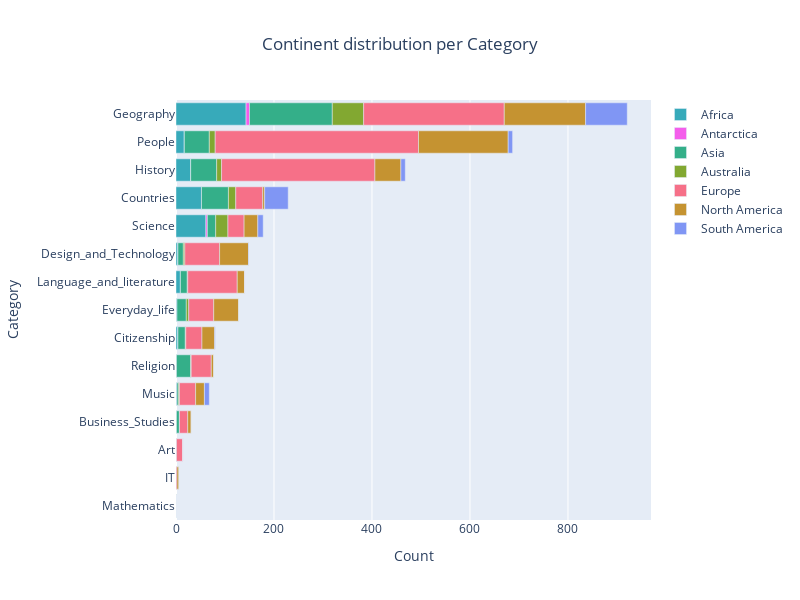
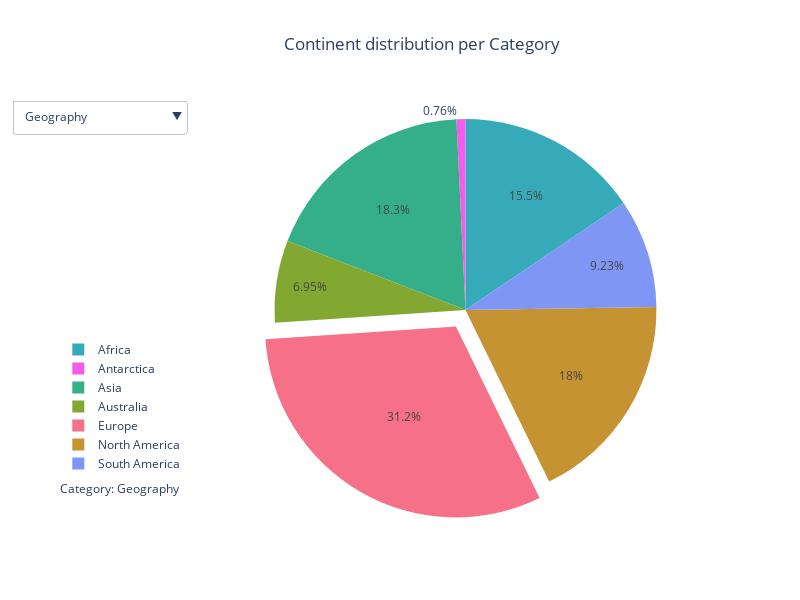

The notebook cell saved with these charts, in order:
### Markdown cell above
## Plot 2: Continent Distribution per Category

This visualization explores the distribution of articles across different continents within various categories. The bar chart provides an overview of the article count per category, while the interactive pie chart allows users to select specific categories.

### Code cell
fig_name = "articles_count_per_category"
fig_title = "Continent distribution per Category"
fig_xlabel = "Article Count"
fig_ylabel = "Category"


categories_sorted = df_continents_categories_counts.sum(axis="index").sort_values().index

fig = px.bar(
    df_continents_categories_counts.T.loc[categories_sorted],
    orientation ="h",
    title=fig_title,
    color_discrete_sequence=[continents_colors_int[continent] for continent in df_continents_categories_counts.index],
)

fig.update_xaxes(title_text="Count")
fig.update_yaxes(title_text="Category")

fig.update_layout(
    legend_title_text="",
    title_x=0.5,
    width=FIGURE_WIDTH,
    height=FIGURE_HEIGHT    
)
fig.write_html(os.path.join(PLOTS_PATH_HTML, f"{fig_name}_bar.html"))
fig.write_image(os.path.join(PLOTS_PATH_PX, f"{fig_name}_bar.png"))
fig.show()


fig = go.Figure()

annotations = {}
buttons = []
visible = True
mask = [False] * len(categories_sorted)
max_name_len = max(len(name) for name in continents)
for category_idx, category in enumerate(reversed(categories_sorted)):
    category_data = df_continents_categories_counts[category]
    category_data = category_data[category_data > 0]

    category_name = category.replace("_", " ")
    labels = [f"{name : <{max_name_len}}" for name in category_data.index]

    pull = np.zeros_like(category_data.index) + 0.1 * (category_data.index == EUROPE_LABEL)
    fig.add_trace(go.Pie(
        labels=labels,
        values=category_data.values,
        pull=pull.tolist(),
        marker_colors=[continents_colors_int[continent] for continent in category_data.index],
        visible=visible,
        name=category_name,
        sort=False
    ))

    annotation = dict(
        text=f"Category: {category_name}",
        x=-0.3,
        y=0.05,
        xanchor="left",
        showarrow=False
    )
    if visible:
        fig.add_annotation(annotation)

    mask[category_idx] = True
    buttons.append(dict(
        label=category_name,
        method="update",
        args=[
            {"visible": list(mask)},
            {"title": fig_title, "annotations": [annotation]}
        ]
    ))
    mask[category_idx] = False
    visible=False

fig.update_layout(
    title_text=fig_title,
    title_x=0.7,
    width=FIGURE_WIDTH,
    height=FIGURE_HEIGHT,
    legend=dict(
        x=-0.3,
        y=0.1
    )
)


fig.update_layout(
    updatemenus=[
        dict(
            active=0,
            buttons=buttons
        )
    ]
)

fig.write_html(os.path.join(PLOTS_PATH_HTML, f"{fig_name}_pie.html"))
fig.write_image(os.path.join(PLOTS_PATH_PX, f"{fig_name}_pie.png"))
fig.show()

### Figure 1 — Plotly figure (JSON) as saved in the notebook; plotly's stock layout.template omitted (floating-point values rounded to 4 significant figures)
{"data": [{"alignmentgroup": "True", "hovertemplate": "continent=Africa<br>value=%{x}<br>categoryMain=%{y}<extra></extra>", "legendgroup": "Africa", "marker": {"color": "#37aaba", "pattern": {"shape": ""}}, "name": "Africa", "offsetgroup": "Africa", "orientation": "h", "showlegend": true, "textposition": "auto", "type": "bar", "x": [0, 0, 0, 1, 2, 1, 4, 2, 9, 4, 61, 52, 30, 17, 143], "xaxis": "x", "y": ["Mathematics", "IT", "Art", "Business_Studies", "Music", "Religion", "Citizenship", "Everyday_life", "Language_and_literature", "Design_and_Technology", "Science", "Countries", "History", "People", "Geography"], "yaxis": "y"}, {"alignmentgroup": "True", "hovertemplate": "continent=Antarctica<br>value=%{x}<br>categoryMain=%{y}<extra></extra>", "legendgroup": "Antarctica", "marker": {"color": "#f45deb", "pattern": {"shape": ""}}, "name": "Antarctica", "offsetgroup": "Antarctica", "orientation": "h", "showlegend": true, "textposition": "auto", "type": "bar", "x": [0, 0, 0, 0, 0, 0, 0, 0, 0, 0, 3, 0, 0, 0, 7], "xaxis": "x", "y": ["Mathematics", "IT", "Art", "Business_Studies", "Music", "Religion", "Citizenship", "Everyday_life", "Language_and_literature", "Design_and_Technology", "Science", "Countries", "History", "People", "Geography"], "yaxis": "y"}, {"alignmentgroup": "True", "hovertemplate": "continent=Asia<br>value=%{x}<br>categoryMain=%{y}<extra></extra>", "legendgroup": "Asia", "marker": {"color": "#34af89", "pattern": {"shape": ""}}, "name": "Asia", "offsetgroup": "Asia", "orientation": "h", "showlegend": true, "textposition": "auto", "type": "bar", "x": [1, 0, 1, 6, 3, 29, 15, 19, 14, 11, 17, 55, 53, 51, 169], "xaxis": "x", "y": ["Mathematics", "IT", "Art", "Business_Studies", "Music", "Religion", "Citizenship", "Everyday_life", "Language_and_literature", "Design_and_Technology", "Science", "Countries", "History", "People", "Geography"], "yaxis": "y"}, {"alignmentgroup": "True", "hovertemplate": "continent=Australia<br>value=%{x}<br>categoryMain=%{y}<extra></extra>", "legendgroup": "Australia", "marker": {"color": "#82a831", "pattern": {"shape": ""}}, "name": "Australia", "offsetgroup": "Australia", "orientation": "h", "showlegend": true, "textposition": "auto", "type": "bar", "x": [0, 0, 0, 0, 2, 1, 1, 5, 1, 3, 25, 15, 10, 12, 64], "xaxis": "x", "y": ["Mathematics", "IT", "Art", "Business_Studies", "Music", "Religion", "Citizenship", "Everyday_life", "Language_and_literature", "Design_and_Technology", "Science", "Countries", "History", "People", "Geography"], "yaxis": "y"}, {"alignmentgroup": "True", "hovertemplate": "continent=Europe<br>value=%{x}<br>categoryMain=%{y}<extra></extra>", "legendgroup": "Europe", "marker": {"color": "#f67088", "pattern": {"shape": ""}}, "name": "Europe", "offsetgroup": "Europe", "orientation": "h", "showlegend": true, "textposition": "auto", "type": "bar", "x": [0, 2, 13, 17, 33, 41, 33, 51, 101, 71, 33, 55, 313, 415, 287], "xaxis": "x", "y": ["Mathematics", "IT", "Art", "Business_Studies", "Music", "Religion", "Citizenship", "Everyday_life", "Language_and_literature", "Design_and_Technology", "Science", "Countries", "History", "People", "Geography"], "yaxis": "y"}, {"alignmentgroup": "True", "hovertemplate": "continent=North America<br>value=%{x}<br>categoryMain=%{y}<extra></extra>", "legendgroup": "North America", "marker": {"color": "#c59331", "pattern": {"shape": ""}}, "name": "North America", "offsetgroup": "North America", "orientation": "h", "showlegend": true, "textposition": "auto", "type": "bar", "x": [0, 4, 0, 7, 18, 5, 26, 51, 15, 59, 28, 4, 53, 183, 166], "xaxis": "x", "y": ["Mathematics", "IT", "Art", "Business_Studies", "Music", "Religion", "Citizenship", "Everyday_life", "Language_and_literature", "Design_and_Technology", "Science", "Countries", "History", "People", "Geography"], "yaxis": "y"}, {"alignmentgroup": "True", "hovertemplate": "continent=South America<br>value=%{x}<br>categoryMain=%{y}<extra></extra>", "legendgroup": "South America", "marker": {"color": "#8096f4", "pattern": {"shape": ""}}, "name": "South America", "offsetgroup": "South America", "orientation": "h", "showlegend": true, "textposition": "auto", "type": "bar", "x": [0, 0, 0, 0, 10, 0, 1, 0, 0, 1, 11, 48, 9, 9, 85], "xaxis": "x", "y": ["Mathematics", "IT", "Art", "Business_Studies", "Music", "Religion", "Citizenship", "Everyday_life", "Language_and_literature", "Design_and_Technology", "Science", "Countries", "History", "People", "Geography"], "yaxis": "y"}], "layout": {"barmode": "relative", "height": 600, "legend": {"title": {"text": ""}, "tracegroupgap": 0}, "title": {"text": "Continent distribution per Category", "x": 0.5}, "width": 800, "xaxis": {"anchor": "y", "domain": [0, 1], "title": {"text": "Count"}}, "yaxis": {"anchor": "x", "domain": [0, 1], "title": {"text": "Category"}}}}

### Figure 2 — Plotly figure (JSON) as saved in the notebook; plotly's stock layout.template omitted (floating-point values rounded to 4 significant figures)
{"data": [{"labels": ["Africa       ", "Antarctica   ", "Asia         ", "Australia    ", "Europe       ", "North America", "South America"], "marker": {"colors": ["#37aaba", "#f45deb", "#34af89", "#82a831", "#f67088", "#c59331", "#8096f4"]}, "name": "Geography", "pull": [0, 0, 0, 0, 0.1, 0, 0], "sort": false, "type": "pie", "values": [143, 7, 169, 64, 287, 166, 85], "visible": true}, {"labels": ["Africa       ", "Asia         ", "Australia    ", "Europe       ", "North America", "South America"], "marker": {"colors": ["#37aaba", "#34af89", "#82a831", "#f67088", "#c59331", "#8096f4"]}, "name": "People", "pull": [0, 0, 0, 0.1, 0, 0], "sort": false, "type": "pie", "values": [17, 51, 12, 415, 183, 9], "visible": false}, {"labels": ["Africa       ", "Asia         ", "Australia    ", "Europe       ", "North America", "South America"], "marker": {"colors": ["#37aaba", "#34af89", "#82a831", "#f67088", "#c59331", "#8096f4"]}, "name": "History", "pull": [0, 0, 0, 0.1, 0, 0], "sort": false, "type": "pie", "values": [30, 53, 10, 313, 53, 9], "visible": false}, {"labels": ["Africa       ", "Asia         ", "Australia    ", "Europe       ", "North America", "South America"], "marker": {"colors": ["#37aaba", "#34af89", "#82a831", "#f67088", "#c59331", "#8096f4"]}, "name": "Countries", "pull": [0, 0, 0, 0.1, 0, 0], "sort": false, "type": "pie", "values": [52, 55, 15, 55, 4, 48], "visible": false}, {"labels": ["Africa       ", "Antarctica   ", "Asia         ", "Australia    ", "Europe       ", "North America", "South America"], "marker": {"colors": ["#37aaba", "#f45deb", "#34af89", "#82a831", "#f67088", "#c59331", "#8096f4"]}, "name": "Science", "pull": [0, 0, 0, 0, 0.1, 0, 0], "sort": false, "type": "pie", "values": [61, 3, 17, 25, 33, 28, 11], "visible": false}, {"labels": ["Africa       ", "Asia         ", "Australia    ", "Europe       ", "North America", "South America"], "marker": {"colors": ["#37aaba", "#34af89", "#82a831", "#f67088", "#c59331", "#8096f4"]}, "name": "Design and Technology", "pull": [0, 0, 0, 0.1, 0, 0], "sort": false, "type": "pie", "values": [4, 11, 3, 71, 59, 1], "visible": false}, {"labels": ["Africa       ", "Asia         ", "Australia    ", "Europe       ", "North America"], "marker": {"colors": ["#37aaba", "#34af89", "#82a831", "#f67088", "#c59331"]}, "name": "Language and literature", "pull": [0, 0, 0, 0.1, 0], "sort": false, "type": "pie", "values": [9, 14, 1, 101, 15], "visible": false}, {"labels": ["Africa       ", "Asia         ", "Australia    ", "Europe       ", "North America"], "marker": {"colors": ["#37aaba", "#34af89", "#82a831", "#f67088", "#c59331"]}, "name": "Everyday life", "pull": [0, 0, 0, 0.1, 0], "sort": false, "type": "pie", "values": [2, 19, 5, 51, 51], "visible": false}, {"labels": ["Africa       ", "Asia         ", "Australia    ", "Europe       ", "North America", "South America"], "marker": {"colors": ["#37aaba", "#34af89", "#82a831", "#f67088", "#c59331", "#8096f4"]}, "name": "Citizenship", "pull": [0, 0, 0, 0.1, 0, 0], "sort": false, "type": "pie", "values": [4, 15, 1, 33, 26, 1], "visible": false}, {"labels": ["Africa       ", "Asia         ", "Australia    ", "Europe       ", "North America"], "marker": {"colors": ["#37aaba", "#34af89", "#82a831", "#f67088", "#c59331"]}, "name": "Religion", "pull": [0, 0, 0, 0.1, 0], "sort": false, "type": "pie", "values": [1, 29, 1, 41, 5], "visible": false}, {"labels": ["Africa       ", "Asia         ", "Australia    ", "Europe       ", "North America", "South America"], "marker": {"colors": ["#37aaba", "#34af89", "#82a831", "#f67088", "#c59331", "#8096f4"]}, "name": "Music", "pull": [0, 0, 0, 0.1, 0, 0], "sort": false, "type": "pie", "values": [2, 3, 2, 33, 18, 10], "visible": false}, {"labels": ["Africa       ", "Asia         ", "Europe       ", "North America"], "marker": {"colors": ["#37aaba", "#34af89", "#f67088", "#c59331"]}, "name": "Business Studies", "pull": [0, 0, 0.1, 0], "sort": false, "type": "pie", "values": [1, 6, 17, 7], "visible": false}, {"labels": ["Asia         ", "Europe       "], "marker": {"colors": ["#34af89", "#f67088"]}, "name": "Art", "pull": [0, 0.1], "sort": false, "type": "pie", "values": [1, 13], "visible": false}, {"labels": ["Europe       ", "North America"], "marker": {"colors": ["#f67088", "#c59331"]}, "name": "IT", "pull": [0.1, 0], "sort": false, "type": "pie", "values": [2, 4], "visible": false}, {"labels": ["Asia         "], "marker": {"colors": ["#34af89"]}, "name": "Mathematics", "pull": [0], "sort": false, "type": "pie", "values": [1], "visible": false}], "layout": {"annotations": [{"showarrow": false, "text": "Category: Geography", "x": -0.3, "xanchor": "left", "y": 0.05}], "height": 600, "legend": {"x": -0.3, "y": 0.1}, "title": {"text": "Continent distribution per Category", "x": 0.7}, "updatemenus": [{"active": 0, "buttons": [{"args": [{"visible": [true, false, false, false, false, false, false, false, false, false, false, false, false, false, false]}, {"annotations": [{"showarrow": false, "text": "Category: Geography", "x": -0.3, "xanchor": "left", "y": 0.05}], "title": "Continent distribution per Category"}], "label": "Geography", "method": "update"}, {"args": [{"visible": [false, true, false, false, false, false, false, false, false, false, false, false, false, false, false]}, {"annotations": [{"showarrow": false, "text": "Category: People", "x": -0.3, "xanchor": "left", "y": 0.05}], "title": "Continent distribution per Category"}], "label": "People", "method": "update"}, {"args": [{"visible": [false, false, true, false, false, false, false, false, false, false, false, false, false, false, false]}, {"annotations": [{"showarrow": false, "text": "Category: History", "x": -0.3, "xanchor": "left", "y": 0.05}], "title": "Continent distribution per Category"}], "label": "History", "method": "update"}, {"args": [{"visible": [false, false, false, true, false, false, false, false, false, false, false, false, false, false, false]}, {"annotations": [{"showarrow": false, "text": "Category: Countries", "x": -0.3, "xanchor": "left", "y": 0.05}], "title": "Continent distribution per Category"}], "label": "Countries", "method": "update"}, {"args": [{"visible": [false, false, false, false, true, false, false, false, false, false, false, false, false, false, false]}, {"annotations": [{"showarrow": false, "text": "Category: Science", "x": -0.3, "xanchor": "left", "y": 0.05}], "title": "Continent distribution per Category"}], "label": "Science", "method": "update"}, {"args": [{"visible": [false, false, false, false, false, true, false, false, false, false, false, false, false, false, false]}, {"annotations": [{"showarrow": false, "text": "Category: Design and Technology", "x": -0.3, "xanchor": "left", "y": 0.05}], "title": "Continent distribution per Category"}], "label": "Design and Technology", "method": "update"}, {"args": [{"visible": [false, false, false, false, false, false, true, false, false, false, false, false, false, false, false]}, {"annotations": [{"showarrow": false, "text": "Category: Language and literature", "x": -0.3, "xanchor": "left", "y": 0.05}], "title": "Continent distribution per Category"}], "label": "Language and literature", "method": "update"}, {"args": [{"visible": [false, false, false, false, false, false, false, true, false, false, false, false, false, false, false]}, {"annotations": [{"showarrow": false, "text": "Category: Everyday life", "x": -0.3, "xanchor": "left", "y": 0.05}], "title": "Continent distribution per Category"}], "label": "Everyday life", "method": "update"}, {"args": [{"visible": [false, false, false, false, false, false, false, false, true, false, false, false, false, false, false]}, {"annotations": [{"showarrow": false, "text": "Category: Citizenship", "x": -0.3, "xanchor": "left", "y": 0.05}], "title": "Continent distribution per Category"}], "label": "Citizenship", "method": "update"}, {"args": [{"visible": [false, false, false, false, false, false, false, false, false, true, false, false, false, false, false]}, {"annotations": [{"showarrow": false, "text": "Category: Religion", "x": -0.3, "xanchor": "left", "y": 0.05}], "title": "Continent distribution per Category"}], "label": "Religion", "method": "update"}, {"args": [{"visible": [false, false, false, false, false, false, false, false, false, false, true, false, false, false, false]}, {"annotations": [{"showarrow": false, "text": "Category: Music", "x": -0.3, "xanchor": "left", "y": 0.05}], "title": "Continent distribution per Category"}], "label": "Music", "method": "update"}, {"args": [{"visible": [false, false, false, false, false, false, false, false, false, false, false, true, false, false, false]}, {"annotations": [{"showarrow": false, "text": "Category: Business Studies", "x": -0.3, "xanchor": "left", "y": 0.05}], "title": "Continent distribution per Category"}], "label": "Business Studies", "method": "update"}, {"args": [{"visible": [false, false, false, false, false, false, false, false, false, false, false, false, true, false, false]}, {"annotations": [{"showarrow": false, "text": "Category: Art", "x": -0.3, "xanchor": "left", "y": 0.05}], "title": "Continent distribution per Category"}], "label": "Art", "method": "update"}, {"args": [{"visible": [false, false, false, false, false, false, false, false, false, false, false, false, false, true, false]}, {"annotations": [{"showarrow": false, "text": "Category: IT", "x": -0.3, "xanchor": "left", "y": 0.05}], "title": "Continent distribution per Category"}], "label": "IT", "method": "update"}, {"args": [{"visible": [false, false, false, false, false, false, false, false, false, false, false, false, false, false, true]}, {"annotations": [{"showarrow": false, "text": "Category: Mathematics", "x": -0.3, "xanchor": "left", "y": 0.05}], "title": "Continent distribution per Category"}], "label": "Mathematics", "method": "update"}]}], "width": 800}}
